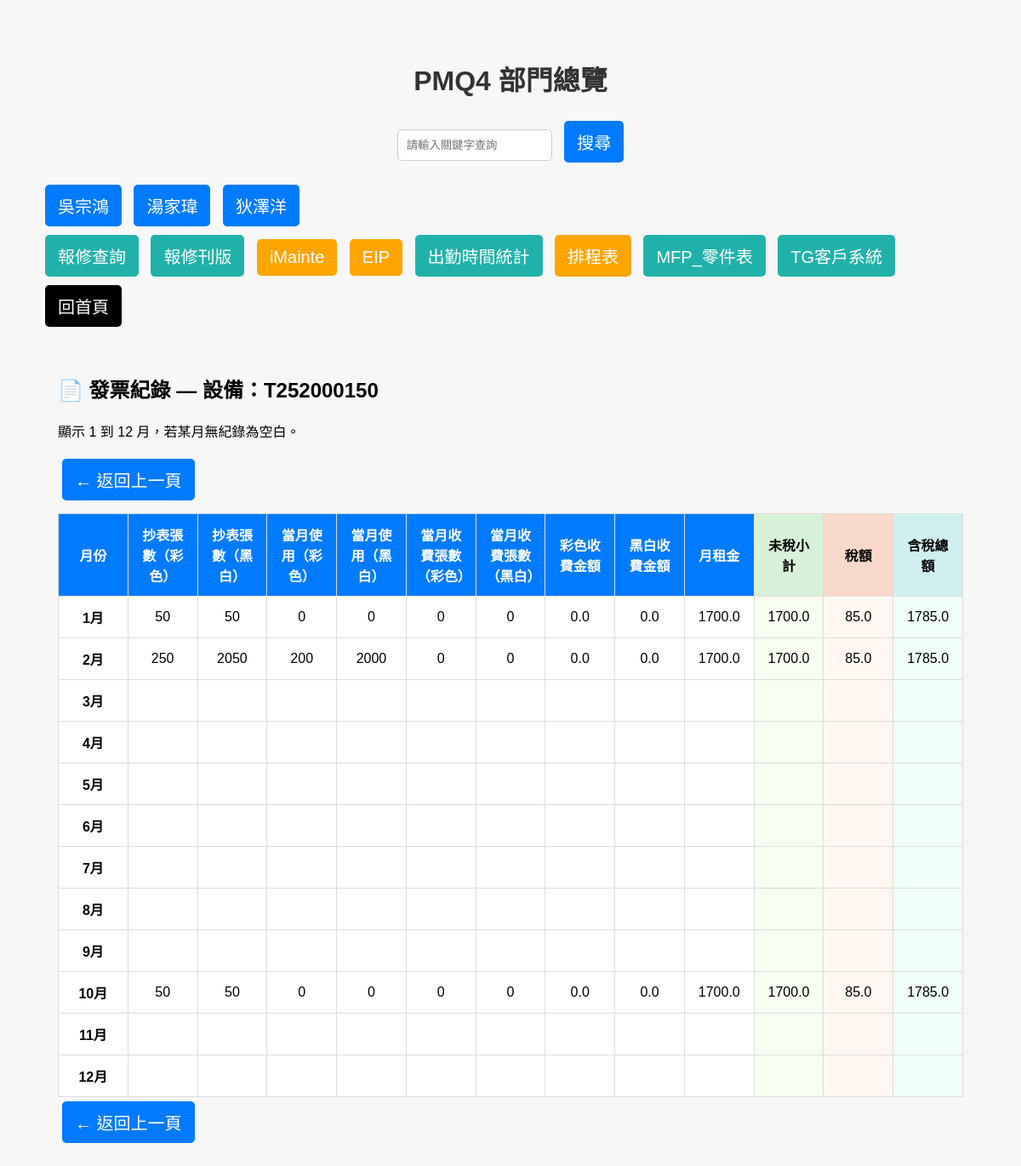
Screenshot of /billing/invoice_log/T252000150 with the database file from the repository.
### tables this page shows
CREATE TABLE billing_summary (
            device_id TEXT,
            month INTEGER, -- 1~12
            color_total INTEGER,     -- 本月抄表 彩色總張數（若合開則為合計）
            bw_total INTEGER,        -- 本月抄表 黑白總張數
            color_usage INTEGER,     -- 當月使用彩色 = 本月 - 上月 (delta)
            bw_usage INTEGER,        -- 當月使用黑白 = 本月 - 上月 (delta)
            color_bill_usage INTEGER,-- 彩色計費張數（扣贈送、誤印率、基本張數）
            bw_bill_usage INTEGER,   -- 黑白計費張數
            color_amount REAL,       -- 彩色金額
            bw_amount REAL,          -- 黑白金額
            monthly_rent REAL,       -- 月租金
            untaxed_subtotal REAL,   -- 未稅小計（彩色金額+黑白金額+月租）
            tax_amount REAL,         -- 稅額
            total_with_tax REAL,     -- 含稅總額
            PRIMARY KEY (device_id, month)
        );

### modules/billing.py (the view)
@bp.route("/invoice_log/<device_id>")
def invoice_log(device_id):
    months = load_billing_summary(device_id)  # dict keyed by 1..12
    return render_template("invoice_log.html", device_id=device_id, billing_invoice_log=True, months=months)

### templates/invoice_log.html
{% extends "layout.html" %}
{% block content %}
<div style="padding:20px;">
  <h2>📄 發票紀錄 — 設備：{{ device_id }}</h2>
  <p>顯示 1 到 12 月，若某月無紀錄為空白。</p>
	<div style="margin-bottom:10px;">
	  <button type="button" onclick="history.back()" style="padding:10px 15px; font-size:20px;">← 返回上一頁</button>
	</div>
  <table border="1" cellpadding="6" cellspacing="0" style="border-collapse:collapse; width:100%; text-align:center;">
    <thead>
      <tr style="background:#f0f0f0;">
        <th style="min-width:80px;">月份</th>
        <th>抄表張數（彩色）</th>
        <th>抄表張數（黑白）</th>
        <th>當月使用（彩色）</th>
        <th>當月使用（黑白）</th>
        <th>當月收費張數（彩色）</th>
        <th>當月收費張數（黑白）</th>
        <th>彩色收費金額</th>
        <th>黑白收費金額</th>
        <th>月租金</th>
        <th style="background:#d8f2d8; color:#000; font-weight:bold;">未稅小計</th>
		<th style="background:#f8d8c8; color:#000; font-weight:bold;">稅額</th>
		<th style="background:#d0f0f0; color:#000; font-weight:bold;">含稅總額</th>
      </tr>
    </thead>
    <tbody>
      {% for m in range(1,13) %}
      <tr>
        <td style="font-weight:bold;">{{ m }}月</td>
        <td>{{ months[m].color_total }}</td>
        <td>{{ months[m].bw_total }}</td>
        <td>{{ months[m].color_usage }}</td>
        <td>{{ months[m].bw_usage }}</td>
        <td>{{ months[m].color_bill_usage }}</td>
        <td>{{ months[m].bw_bill_usage }}</td>
        <td>{{ months[m].color_amount }}</td>
        <td>{{ months[m].bw_amount }}</td>
        <td>{{ months[m].monthly_rent }}</td>
        <td style="background:#f7fff0;">{{ months[m].untaxed_subtotal }}</td>
        <td style="background:#fff7f0;">{{ months[m].tax_amount }}</td>
        <td style="background:#f0fff7;">{{ months[m].total_with_tax }}</td>
      </tr>
      {% endfor %}
    </tbody>
  </table>
	<div style="margin-bottom:10px;">
	  <button type="button" onclick="history.back()" style="padding:10px 15px; font-size:20px;">← 返回上一頁</button>
	</div>
{% endblock %}

### templates/layout.html (style rules this page uses)
body { font-family: Arial, sans-serif; padding: 40px; background-color: #f7f7f7; }
button { padding: 10px 15px; font-size: 20px; margin: 5px; background-color: #007BFF; color: white; border: none; border-radius: 5px; cursor: pointer; }
table { width: 100%; border-collapse: collapse; background-color: white; table-layout: fixed; }
th, td { border: 1px solid #ddd; padding: 12px; text-align: center; word-wrap: break-word; }
th { background-color: #007BFF; color: white; position: sticky; top: 0; z-index: 2; }

### rows the page displays
billing_summary: color_total "50", bw_total "50", color_usage "0", bw_usage "0", color_bill_usage "0", bw_bill_usage "0", color_amount "0.0", bw_amount "0.0", monthly_rent "1700.0", untaxed_subtotal "1700.0", tax_amount "85.0", total_with_tax "1785.0"
billing_summary: color_total "250", bw_total "2050", color_usage "200", bw_usage "2000", color_bill_usage "0", bw_bill_usage "0", color_amount "0.0", bw_amount "0.0", monthly_rent "1700.0", untaxed_subtotal "1700.0", tax_amount "85.0", total_with_tax "1785.0"
billing_summary: color_total "50", bw_total "50", color_usage "0", bw_usage "0", color_bill_usage "0", bw_bill_usage "0", color_amount "0.0", bw_amount "0.0", monthly_rent "1700.0", untaxed_subtotal "1700.0", tax_amount "85.0", total_with_tax "1785.0"

### other values shown
{{ device_id }} "T252000150"
{{ m }} "1" "2" "3" "4" "5" "6" "7" "8" "9" "10" "11" "12"
